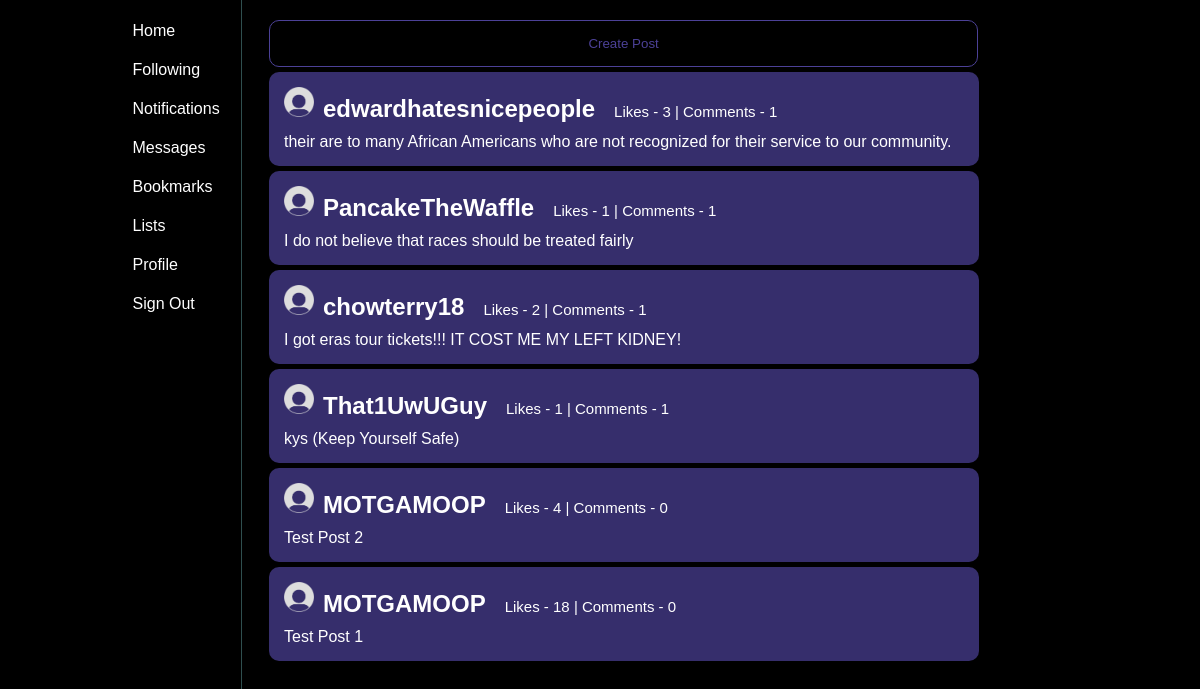
Screenshot of /twitter/ (signed in) with the database file from the repository.
### twitter/models.py (models this page shows, shortened)
class Post(models.Model):
    text = models.CharField(max_length=200)
    pub_date = models.DateTimeField("date published")
    user = models.ForeignKey(User2, on_delete=models.PROTECT)
    likes = models.IntegerField(default = 0)
    likedBy = models.ManyToManyField(User2, related_name="post_like")
    commentsCount = models.IntegerField(default = 0)

class User2(models.Model):
    username = models.CharField(max_length = 200)
    password = models.CharField(max_length = 200, default = "password")
    profile_picture = models.ImageField(upload_to = "media/twitter/", default = "static/twitter/default.png")
    def __str__(self):
        return self.username

### twitter/views.py (the view)
# urls.py: path("", views.HomeView, name = "home"),
def HomeView(request):
    if(request.user.is_authenticated == False):
        return redirect('login')
    else:
        post_list = Post.objects.order_by("-pub_date")[:50]
        context = {"post_list": post_list}
        return render(request, "twitter/home.html", context)

### twitter/templates/twitter/home.html (shortened to what this page needs)
<!DOCTYPE html>
<html>
    <head>
        {% load static %}
        <link rel = "stylesheet" href = "{% static 'twitter/css/home.css' %}">
    </head>
    <body>
        <div class = "sidebar">
            <div class = "sidegrid">
                <a href = "{% url 'home' %}"> Home </a>
                <a href = "#"> Following </a>
                <a href = "#"> Notifications </a>
                <a href = "#"> Messages </a>
                <a href = "#"> Bookmarks </a>
                <a href = "#"> Lists </a>
                <a href = "/twitter/user/{{user.username}}"> Profile </a>
                <a href = "{% url 'signout' %}"> Sign Out </a>
            </div>
        </div>
        <div class = "postbox">
            <button onclick = "popup()" class = "postbutton">Create Post</button>
            {% if post_list %}
                {% for post in post_list %}
                    <div class = "post">
                        {% load static %}
                        <img src = "{% static 'twitter/images/default.png' %}", width = 30px, height = 30px>
                        <a href = "{% url 'profile' username=post.user %}"><h2>{{post.user}}</h2></a>
                        <p class = "poststats">Likes - {{post.likes}} | Comments - {{post.commentsCount}}</p> <br>
                        <a href = "{% url 'post' pk=post.pk%}">
                            <span>{{post.text}}</span>
                        </a>
                    </div>
                {% endfor %}
            {% else %}
                <p>No Posts Currently</p>
            {% endif %}
        </div>
    </body>
</html>

### twitter/static/twitter/css/home.css (style rules this page uses)
.postbutton { display:block; width:98.5%; border: solid 1px; border-radius: 10px; border-color:rgb(76, 65, 151); color: rgb(76, 65, 151); padding:15px; background-color:transparent; margin:5px; }
body { background-color:black; }
p { color:white; font-family:'Courier New', Courier, monospace; }
.sidegrid { position:relative; display:grid; grid-template-columns: 50%; justify-content:right; }
.sidebar { position: fixed; width: 20%; height:100%; padding:0.5px; background-color:black; border-right:1px solid; border-color:darkslategray; padding-top:10px; }
.sidebar a { display:block; position:relative; border-radius: 10px; height:15px; margin:2px; margin-right:5px; padding:10px; border:none; background-color:black; color:white; font-family:'Trebuchet MS', 'Lucida Sans Unicode', 'Lucida Grande', 'Lucida Sans', Arial, sans-serif; }
.postbox { width:60%; border-right: 1px solid; margin-left:22%; padding-top:15px; }
.post { border-radius: 10px; padding:15px; margin:5px; color:white; background-color:rgb(54, 46, 108); }
.poststats { font-size:15px; font-family:'Trebuchet MS', 'Lucida Sans Unicode', 'Lucida Grande', 'Lucida Sans', Arial, sans-serif; color:white; display:inline; margin-left:15px; }
.post h2 { font-family:'Trebuchet MS', 'Lucida Sans Unicode', 'Lucida Grande', 'Lucida Sans', Arial, sans-serif; display:inline; margin-left:5px; }
.post span { font-family:'Trebuchet MS', 'Lucida Sans Unicode', 'Lucida Grande', 'Lucida Sans', Arial, sans-serif; margin-top:10px; display:block; }
* { margin: 0; padding: 0; }
a { text-decoration:none; color:white; }

### rows the page displays
Post: user "edwardhatesnicepeople", likes "3", commentsCount "1", text "their are to many African Americans who are not recognized for their service to our community."
Post: user "PancakeTheWaffle", likes "1", commentsCount "1", text "I do not believe that races should be treated fairly"
Post: user "chowterry18", likes "2", commentsCount "1", text "I got eras tour tickets!!! IT COST ME MY LEFT KIDNEY!"
Post: user "That1UwUGuy", likes "1", commentsCount "1", text "kys (Keep Yourself Safe)"
Post: user "MOTGAMOOP", likes "4", commentsCount "0", text "Test Post 2"
Post: user "MOTGAMOOP", likes "18", commentsCount "0", text "Test Post 1"
